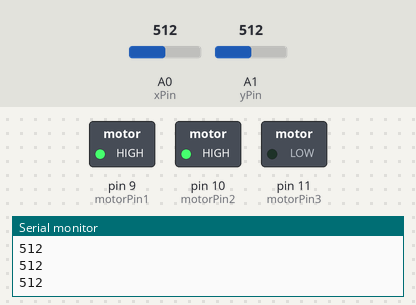
Recording of a sketch running on a simulated Arduino Uno, built with avr-gcc and run on an emulated ATmega328P. Shown: switched loads named in the sketch (green lamp = pin HIGH), the last lines printed to the serial monitor. Inputs (shaded band) come from the test bench; at power-on: A1 (yPin) = 512, A0 (xPin) = 512.

Above: at 1.2 s.
1.3 s: A1 (yPin) set to 489
At 2.1 s:
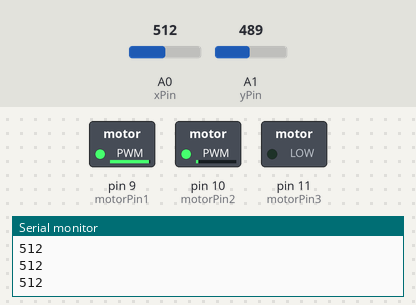
2.8 s: A1 (yPin) set to 511
At 4.0 s:
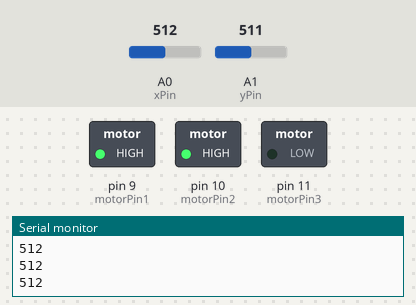
4.3 s: A0 (xPin) set to 1008
5.8 s: A0 (xPin) set to 1022
At 6.4 s:
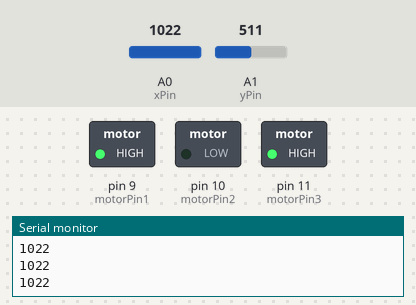
7.3 s: A1 (yPin) set to 306
At 8.0 s:
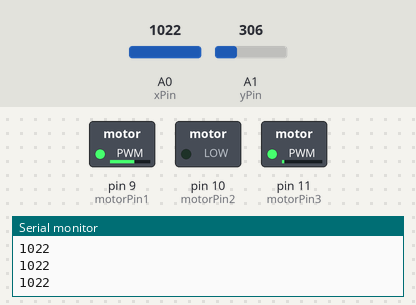
8.8 s: A1 (yPin) set to 245
At 9.5 s:
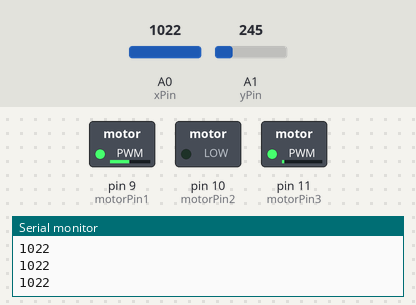
Timing chart, 0 to 11.3 s (numbered marks = the images above; inputs shaded):
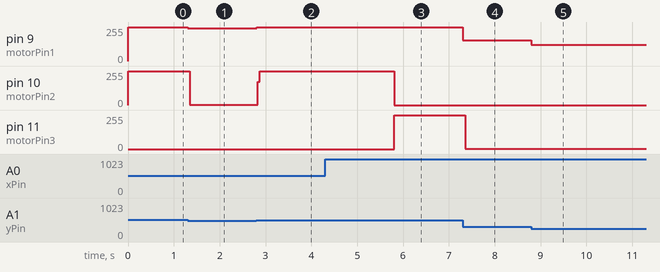

The sketch:

car.ino
```cpp
int motorPin1 = 9;
int motorPin2 = 10;
int motorPin3 = 11;
int xPin = A0;
int yPin = A1;
int xPos = 0;
int yPos = 0;
void setup() {
  pinMode(motorPin1, OUTPUT);
  pinMode(motorPin2, OUTPUT);
  pinMode(motorPin3, OUTPUT);
  pinMode(xPin, INPUT);
  pinMode(yPin, INPUT);
  Serial.begin(9600);
}

void loop() {
  xPos = analogRead(xPin);
  Serial.println(xPos);
  yPos = analogRead(yPin);
  //Serial.println(yPos);
  yPos = constrain(yPos, 0, 504);
  int motorSpeed1 = map(yPos, 0, 504, 0, 255);
  int motorSpeed2 = map(xPos, 0, 1024, 0, 255);
  //Serial.println(motorSpeed1);
  analogWrite(motorPin1, motorSpeed1);
  if (xPos < 1022) {
    analogWrite(motorPin2, 255);
    analogWrite(motorPin3, 0);
  } else {
    analogWrite(motorPin2, 0);
    analogWrite(motorPin3, 255);
  }
  if (motorSpeed1 < 255) {
    analogWrite(motorPin2, 0);
    analogWrite(motorPin3, 0);
  }
  //analogWrite(motorPin3, 255);
  //delay(500);
}
```

Measured:
- the behaviour switches between 504 and 503 on A1 (yPin) (found by bisection; images 0 and 1)
- the behaviour switches between 1021 and 1022 on A0 (xPin) (found by bisection; images 2 and 3)
- after the input at 1.3 s, pin 9 (motorPin1): 255/255 → 247/255 at once; pin 10 (motorPin2): 255/255 → 1/255 after 0.05 s
- after the input at 2.8 s, pin 9 (motorPin1): 247/255 → 255/255 at once; pin 10 (motorPin2): 1/255 → 255/255 at once
- after the input at 5.8 s, pin 10 (motorPin2): 255/255 → 0/255 at once; pin 11 (motorPin3): 0/255 → 255/255 at once
- after the input at 7.3 s, pin 9 (motorPin1): 255/255 → 154/255 at once; pin 11 (motorPin3): 255/255 → 1/255 after 0.06 s
- after the input at 8.8 s, pin 9 (motorPin1): 154/255 → 123/255 at once
